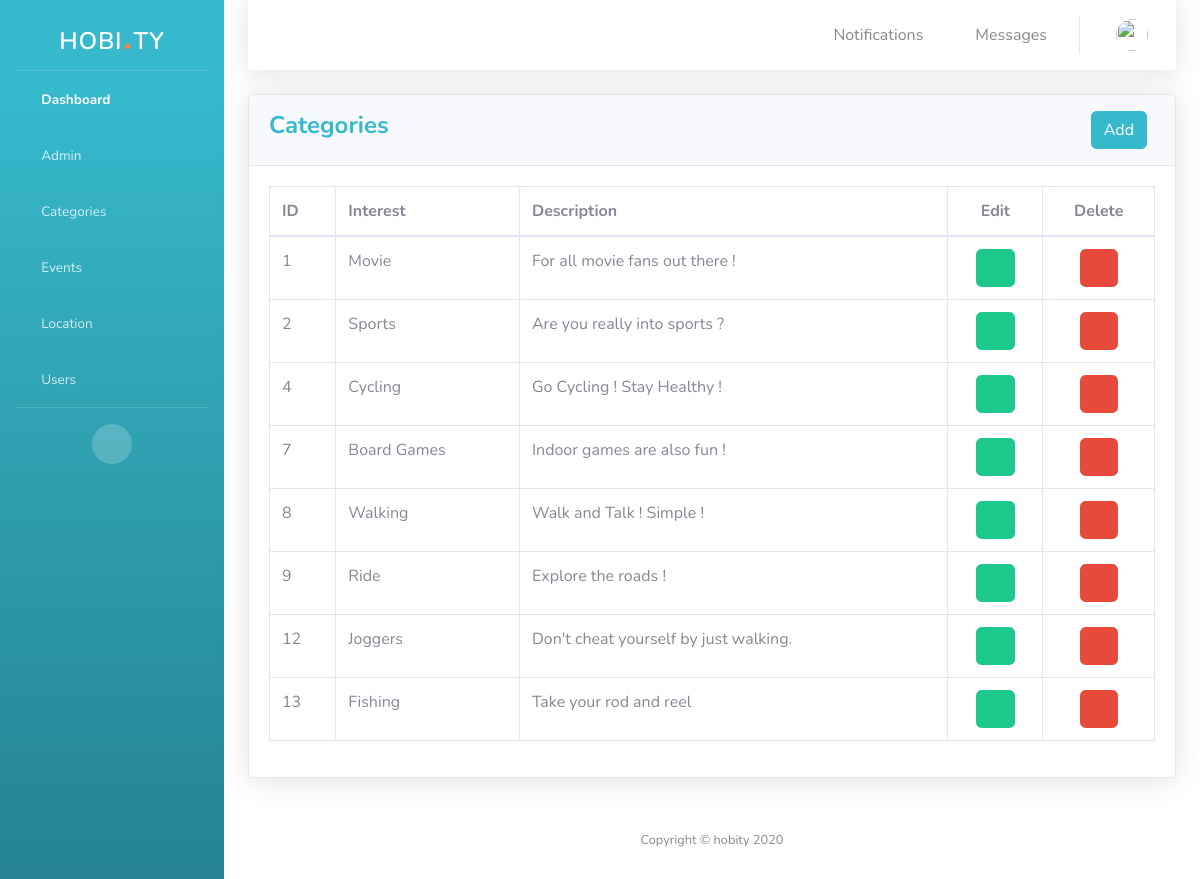
Screenshot of /interests.php with the database file from the repository.
### tables this page shows
CREATE TABLE `interests` (
  `id` int(11) NOT NULL,
  `name` varchar(50) NOT NULL,
  `description` varchar(100) NOT NULL
);

### interests.php (the view, shortened to what this page needs)
<?php
include('security.php');
include('includes/header.php');
include('includes/sidebar.php');
?>
<div class="container-fluid">
  <?php
  include('includes/topbar.php');
  ?>
  <div class="card shadow mb-4">
    <div class="card-header py-3">
      <h4 class="m-0 font-weight-bold text-info">Categories
      <button type="button" class="btn btn-info mx-2 float-right" data-toggle="modal" data-target="#categorymodal">
       Add
      </button>
    </div>
    <div class="card-body">
      <div class="table-responsive">
      <?php
      $query = "SELECT * FROM interests";
      $query_run = mysqli_query($connection, $query);
      if(mysqli_num_rows($query_run) > 0)
      {
        ?>
        <table class="table table-bordered" id="dataTable" width="100%" cellspacing="0">
          <thead>
            <tr>
              <th>ID</th>
              <th>Interest</th>
              <th>Description</th>
              <th class="text-center">Edit</th>
              <th class="text-center">Delete</th>
            </tr>
          </thead>
          <tbody>
          <?php
            while($row = mysqli_fetch_assoc($query_run))
            {
          ?>
            <tr>
              <td><?php echo $row['id']; ?></td>
              <td><?php echo $row['name']; ?></td>
              <td><?php echo $row['description']; ?></td>
              <td class="text-center">
                <form action="interests_edit.php" method="post">
                  <button type="submit" class="btn btn-success" name="category_edit_btn"><i class="fas fa-edit"></i></button>
                </form>
              </td>
              <td class="text-center">
                  <button type="button" class="btn btn-danger category_del_btn"><i class="fas fa-trash-alt"></i></button>
              </td>
            </tr>
            <?php
              }
            ?>
          </tbody>
        </table>
        <?php
          }
          else
          {
            echo "No Record Found !";
          }
        ?>
      </div>
    </div>
  </div>
<?php
  include('includes/footer.php');
?>

### rows the page displays
interests: id "1", name "Movie", description "For all movie fans out there !"
interests: id "2", name "Sports", description "Are you really into sports ?"
interests: id "4", name "Cycling", description "Go Cycling ! Stay Healthy !"
interests: id "7", name "Board Games", description "Indoor games are also fun !"
interests: id "8", name "Walking", description "Walk and Talk ! Simple !"
interests: id "9", name "Ride", description "Explore the roads !"
interests: id "12", name "Joggers", description "Don't cheat yourself by just walking."
interests: id "13", name "Fishing", description "Take your rod and reel"
